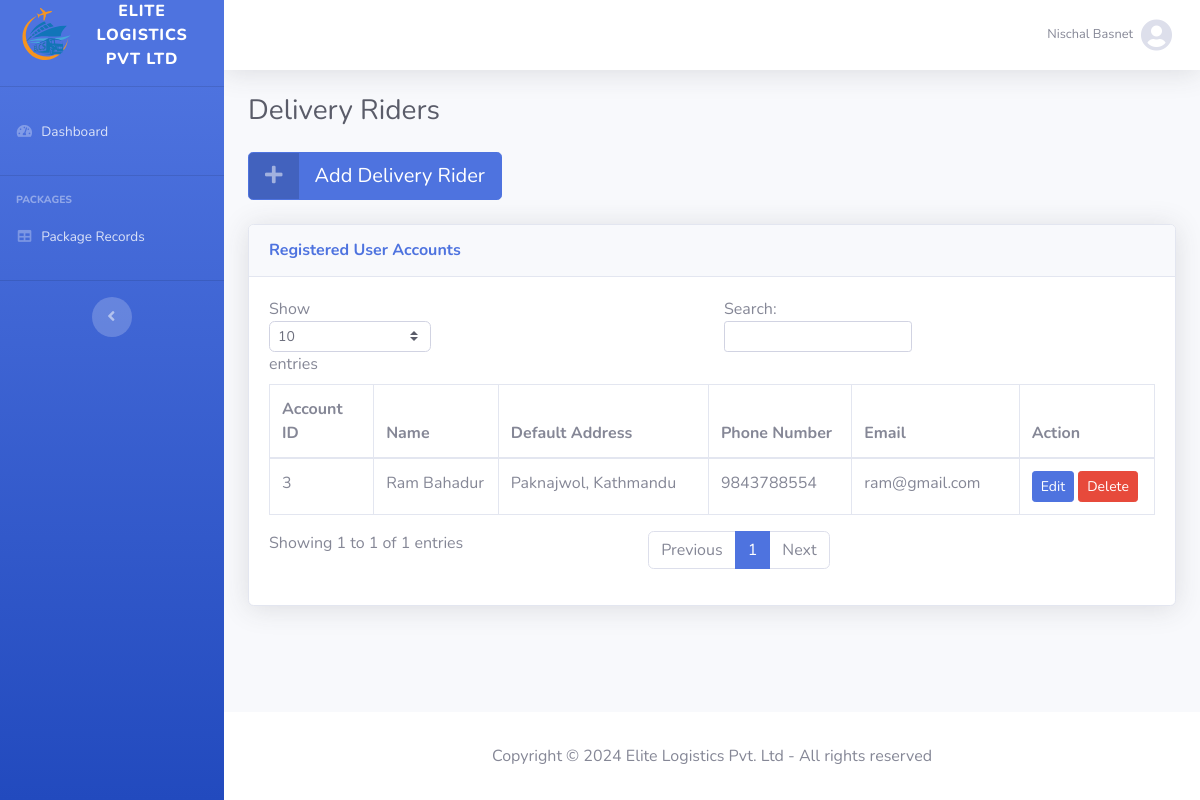
Screenshot of /delivery_personnel.php (signed in) with the database file from the repository.
### tables this page shows
CREATE TABLE account_details (
  account_id INT PRIMARY KEY AUTO_INCREMENT,
  name VARCHAR(100) NOT NULL,
  email VARCHAR(100) NOT NULL,
  password VARCHAR(320) NOT NULL,
  phone_no VARCHAR(20) NOT NULL,
  type_id INT,
  created_on DATETIME NOT NULL,
  default_location VARCHAR(255) NOT NULL,
  INDEX idx_name (name),
  FOREIGN KEY (type_id) REFERENCES account_type (type_id) ON DELETE CASCADE
);

### delivery_personnel.php (called while the page is built, shortened)
<?php
include 'php/connection.php';
include 'php/page_header.php';
include 'php/dashboard_check.php';
include 'php/dashboard_main.php';
include 'php/page_footer.php';
?>

### php/dashboard_check.php (called while the page is built, shortened)
<?php
$accountId = $_SESSION['account_id'];
$stmt = $pdo->prepare("SELECT type_id,name,email,phone_no,default_location FROM account_details WHERE account_id = :accountId");
$stmt->bindParam(':accountId', $accountId);
$stmt->execute();
$user = $stmt->fetch(PDO::FETCH_ASSOC);
$userType = $user['type_id'];
?>

### php/admin_delivery_personnel.php (the view)
<a href="#" class="btn btn-primary btn-icon-split btn-lg mb-4" data-toggle="modal" data-target="#addUserModal">
    <span class="icon text-white-50">
        <i class="fas fa-plus"></i>
    </span>
    <span class="text">Add Delivery Rider</span>
</a>
<div class="card shadow mb-4">
    <div class="card-header py-3">
        <h6 class="m-0 font-weight-bold text-primary">Registered User Accounts</h6>
    </div>
    <div class="card-body">
        <div class="table-responsive">
            <table class="table table-bordered" id="dataTable" width="100%" cellspacing="0">
                <thead>
                    <tr>
                        <th>Account ID</th>
                        <th>Name</th>
                        <th>Default Address</th>
                        <th>Phone Number</th>
                        <th>Email</th>
                        <th>Action</th>
                    </tr>
                </thead>
                <tbody>
                    <?php
                    $sql = "SELECT account_id, name, default_location, phone_no, email FROM account_details WHERE type_id = 3";
                    $stmt = $pdo->prepare($sql);
                    $stmt->execute();
                    $users = $stmt->fetchAll(PDO::FETCH_ASSOC);
                    foreach ($users as $userd) {
                        echo '<tr>';
                        echo '<td>' . $userd['account_id'] . '</td>';
                        echo '<td>' . $userd['name'] . '</td>';
                        echo '<td>' . $userd['default_location'] . '</td>';
                        echo '<td>' . $userd['phone_no'] . '</td>';
                        echo '<td>' . $userd['email'] . '</td>';
                        echo '<td>
                        <button class="btn btn-primary btn-sm edit-btn" data-toggle="modal" data-target="#editUserModal"
                            data-account-id="' . $userd['account_id'] . '" data-name="' . $userd['name'] . '"
                            data-default-location="' . $userd['default_location'] . '" data-phone="' . $userd['phone_no'] . '"
                            data-email="' . $userd['email'] . '">Edit</button>
                        <button class="btn btn-danger btn-sm delete-btn" data-toggle="modal" data-target="#deleteUserModal"
                            data-account-id="' . $userd['account_id'] . '">Delete</button>
                        </td>';
                        echo '</tr>';
                    }
                    ?>
                </tbody>
            </table>
        </div>
    </div>
</div>

### php/dashboard_main.php (shortened to what this page needs)
<?php
$currentPage = basename($_SERVER['PHP_SELF'], ".php");
?>
</head>
<body id="page-top">
    <div id="wrapper">
        <ul class="navbar-nav bg-gradient-primary sidebar sidebar-dark accordion" id="accordionSidebar">
            <li>
                <a class="sidebar-brand d-flex align-items-center justify-content-center" href="index.php">
                    <div class="sidebar-brand-icon">
                        <img src="images/logo.svg" alt="Logo" width="60vw">
                    </div>
                    <div class="sidebar-brand-text mx-3">Elite Logistics Pvt Ltd</div>
                </a>
            </li>
            <li class="sidebar-divider my-0">
                <hr>
            </li>
            <li class="nav-item <?php echo ($currentPage === 'dashboard') ? 'active' : ''; ?>">
                <a class="nav-link" href="dashboard.php">
                    <i class="fas fa-fw fa-tachometer-alt"></i>
                    <span>Dashboard</span>
                </a>
            </li>
            <li class="sidebar-divider">
                <hr>
            </li>
            <?php if ($userType != 3) : ?>
                <li class="sidebar-heading">
                    Packages
                </li>
                <?php if ($userType == 1) : ?>
                    <li class="nav-item <?php echo ($currentPage === 'user_package_records') ? 'active' : ''; ?>">
                        <a class="nav-link" href="user_package_records.php">
                            <i class="fas fa-fw fa-table"></i>
                            <span>Package Records</span>
                        </a>
                    </li>
                <?php endif; ?>
            <?php endif; ?>
            <li class="sidebar-divider d-none d-md-block">
                <hr>
            </li>
            <li class="text-center d-none d-md-inline">
                <button class="rounded-circle border-0" id="sidebarToggle" title="Toggle Sidebar">
                </button>
            </li>
        </ul>
        <div id="content-wrapper" class="d-flex flex-column">
            <div id="content">
                <nav class="navbar navbar-expand navbar-light bg-white topbar mb-4 static-top shadow">
                    <ul class="navbar-nav ml-auto">
                        <li class="nav-item dropdown no-arrow">
                            <a class="nav-link dropdown-toggle" href="#" id="userDropdown" role="button" data-toggle="dropdown" aria-haspopup="true" aria-expanded="false">
                                <span class="mr-2 d-none d-lg-inline text-gray-600 small">
                                    <?php echo $user['name']; ?>
                                </span>
                                <i class="fas fa-user-circle fa-2x text-gray-300"></i>
                            </a>
                        </li>
                    </ul>
                </nav>
                <div class="container-fluid">
                    <?php
                    if ($currentPage === 'delivery_personnel') :
                        echo '
                    <div class="d-sm-flex align-items-center justify-content-between mb-4">
                        <h1 class="h3 mb-0 text-gray-800">Delivery Riders</h1>
                    </div>';
                        include 'admin_delivery_personnel.php';
                    endif;
                    ?>
                </div>
            </div>
            <footer class="sticky-footer bg-white">
                <div class="container my-auto">
                    <div class="text-center my-auto">
                        <span>Copyright &copy;
                            <?php echo date('Y'); ?> Elite Logistics Pvt. Ltd - All rights reserved
                        </span>
                    </div>
                </div>
            </footer>
        </div>
    </div>

### rows the page displays
account_details: name "Nischal Basnet"
account_details: account_id "3", name "Ram Bahadur", default_location "Paknajwol, Kathmandu", phone_no "9843788554", email "ram@gmail.com"
